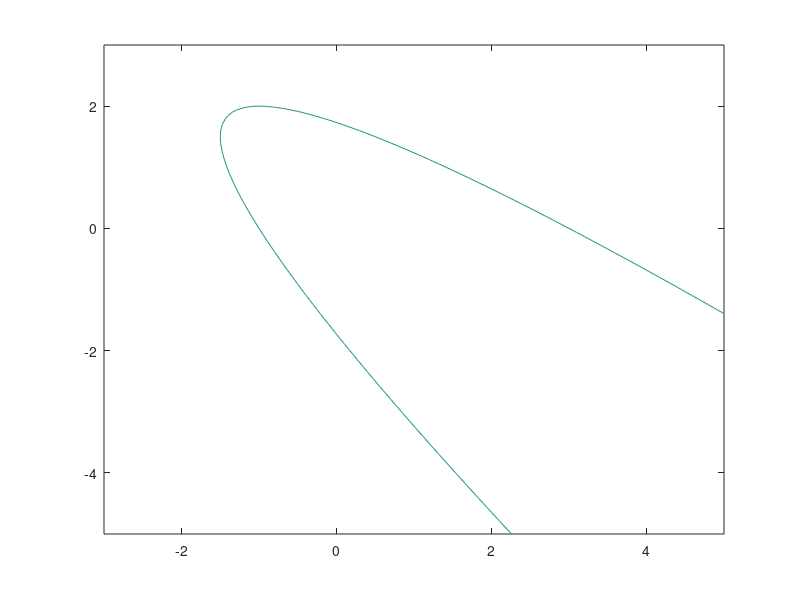

The MATLAB script that drew this image:
figure(1);
f = @(x,y) x.^2 + 2*x.*y + y.^2 -2.*x;
[X,Y] = meshgrid(-3:.1:5,-5:.1:3);
contour(X,Y,f(X,Y), [3;3]);

clear("f","X","Y");